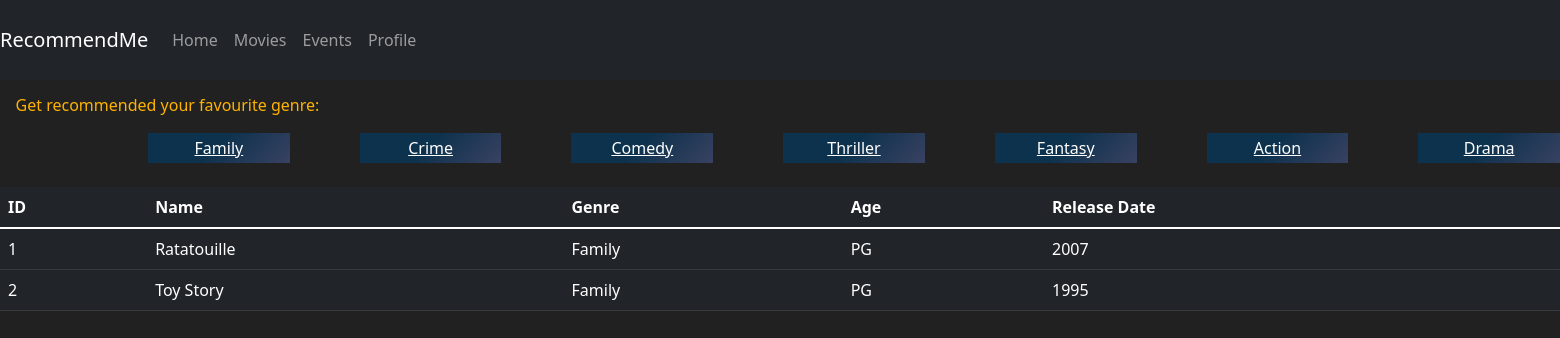
Page /profile/movie/family (signed in) on the committed database.
### webpage/models.py (models this page shows, shortened)
class Family(db.Model):
    id = db.Column(db.Integer(), primary_key=True)
    name = db.Column(db.String(length=50), nullable=False, unique=False)
    genre = db.Column(db.String(length=50), nullable=False, unique=False)
    age = db.Column(db.Integer(), nullable=False, unique=False)
    date = db.Column(db.String(length=50), nullable=False, unique=False)

### webpage/route.py (the view)
@app.route('/profile/movie/family', methods=['GET', 'POST'])
@login_required
def movie_family():
    familys = Family.query.all()
    return render_template('movie_family.html', familys=familys)

### webpage/models.py (called while the page is built)
@login_manager.user_loader
def load_user(user_id):
    return User.query.get(int(user_id))

### webpage/templates/movie_family.html (shortened to what this page needs)
{% extends 'base.html' %}
{% block content %}
<h6 id="movie-reco-h6">Get recommended your favourite genre: </h6>
<div id="movie-reco-button">
    <a style="color:white;" class="more-info noselect" href="{{ url_for('movie_family') }}">Family</a>
    <a style="color:white;" class="more-info noselect" href="{{ url_for('movie_crime') }}">Crime</a>
    <a style="color:white;" class="more-info noselect" href="{{ url_for('movie_comedy') }}">Comedy</a>
    <a style="color:white;" class="more-info noselect" href="{{ url_for('movie_thriller') }}">Thriller</a>
    <a style="color:white;" class="more-info noselect" href="{{ url_for('movie_fantasy') }}">Fantasy</a>
    <a style="color:white;" class="more-info noselect" type="button"href="{{ url_for('movie_action') }}" >Action</a>
    <a style="color:white;" class="more-info noselect" href="{{ url_for('movie_drama') }}">Drama</a>
</div>
<br>
<table class="table table-hover table-dark">
        <thead>
            <tr>
                <th scope="col">ID</th>
                <th scope="col">Name</th>
                <th scope="col">Genre</th>
                <th scope="col">Age</th>
                <th scope="col">Release Date</th>
            </tr>
        </thead>
        <tbody>
           {% for family in familys %}
                <tr>
                    <td>{{ family.id }}</td>
                    <td>{{ family.name }}</td>
                    <td>{{ family.genre }}</td>
                    <td>{{ family.age }}</td>
                    <td>{{ family.date }}</td>
                </tr>
            {% endfor %}
        </tbody>
</table>
{% endblock %}

### webpage/static/stylesheets/style.css (style rules this page uses)
.background { background-color: #212121; color: white; }
.noselect { -webkit-touch-callout: none; -webkit-user-select: none; -khtml-user-select: none; -moz-user-select: none; -ms-user-select: none; user-select: none; -webkit-tap-highlight-color: transparent; }
.more-info { margin-top: 10px; margin-left: 70px; width: 150px; height: 30px; cursor: pointer; border: none; display: flex; align-items: center; justify-content: center; background-color: #7f5a83; background-image: linear-gradient(315deg, #7f5a83 0%, #0d324d 74%); background-size: 200% 100%; background-position: left; background-repeat: no-repeat; transition: 500ms; }
.more-info:before { color: rgba(255,255,255,0.5); font-size: 16px; position: absolute; display: flex; align-items: center; justify-content: center; width: 140px; height: 40px; background-color: #1b2845; background-image: linear-gradient(315deg, #1b2845 0%, #274060 74%); transition: 500ms; }
#movie-reco-button { display: flex; padding-left: 5%; }
#movie-reco-h6 { color: #ffb300; display: relative; padding-left: 1%; padding-top: 1%; }

### rows in the picture
Family: id "1", name "Ratatouille", genre "Family", age "PG", date "2007"
Family: id "2", name "Toy Story", genre "Family", age "PG", date "1995"
